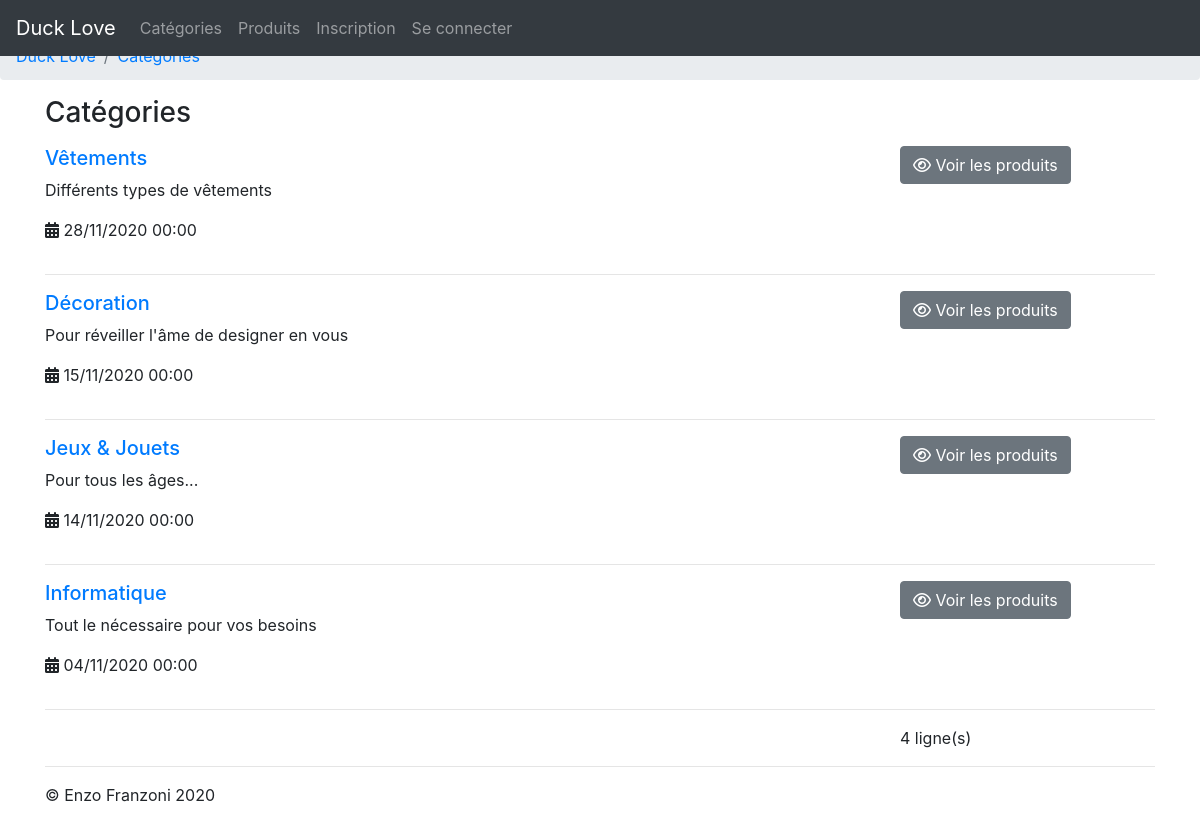
/categories.php, run on the app's committed database.
### tables this page shows
CREATE TABLE IF NOT EXISTS `category` (
  `id` int(11) NOT NULL AUTO_INCREMENT,
  `name` varchar(50) NOT NULL,
  `description` varchar(200) NOT NULL,
  `published` tinyint(1) NOT NULL,
  `create_date` datetime NOT NULL,
  PRIMARY KEY (`id`)
);

### includes/message.php (called while the page is built, shortened)
<?php
class Message {
    private static $blocking = false;
    public static function isBlocking() {
        return self::$blocking;
    }
}

### includes/functions.php (called while the page is built, shortened)
<?php
class Functions {
    public static function checkNull($string) {
        if (is_null($string)) {
            return true;
        } elseif (is_string($string)) {
            $string = strtolower($string);
            return ($string == 'null');
        }
        return false;
    }
}

### objects/category.php (called while the page is built, shortened)
<?php
class Category {
    private
            $id,
            $name,
            $description,
            $published,
            $create_date;
    public function __construct($id = null, $name = null, $description = null, $published = null, $create_date = null) {
        $this->published = $published;
    }
    public function getCategoryTotal() {
        $pdo = Db::getInstance();
        $query = "SELECT COUNT(*) FROM `category` WHERE (published = :published OR :published IS NULL)";
        $exe = $pdo->prepare($query);
        $exe->bindValue('published', $this->published, PDO::PARAM_INT);
        if (!$exe->execute()) {
            throw new Exception(CATEGORY_GET_CATEGORY_TOTAL_SELECT_ERROR);
        }
        $categoryCount = $exe->fetchColumn();
        return $categoryCount;
    }
    public function getItemCategoryList($item_id = null, $offset = 0, $count = null) {
        $pdo = Db::getInstance();
        $query = "SELECT `c`.`id`, `name`, `description`, `published`, `create_date` FROM `category` AS `c` INNER JOIN `category_item` AS `ci` ON `ci`.`category_id` = `c`.`id` WHERE (published = :published OR :published IS NULL) AND (`item_id` = :item_id OR :item_id IS NULL) GROUP BY `c`.`id` ORDER BY `create_date` DESC LIMIT :offset, :count";
        $exe = $pdo->prepare($query);
        $exe->bindValue('published', $this->published, PDO::PARAM_INT);
        $exe->bindValue('item_id', $item_id, PDO::PARAM_INT);
        $exe->bindValue('offset', $offset, PDO::PARAM_INT);
        $exe->bindValue('count', $count, PDO::PARAM_INT);
        if (!$exe->execute()) {
            throw new Exception(CATEGORY_GET_CATEGORY_LIST_EXECUTE_ERROR);
        }
        $categoryList = [];
        while ($res = $exe->fetch(PDO::FETCH_OBJ)) {
            $this->published = (int) $res->published;
            $categoryList[] = clone $this;
        }
        return $categoryList;
    }
    public function __get($property) {
        if (property_exists($this, $property)) {
            return $this->$property;
        }
    }
}

### includes/pagination.php (called while the page is built, shortened)
<?php
class Pagination {
    public static function count($total, $current, $row) {
        $counter = '';
        $counter .= sprintf(PAGINATION_ROW_COUNTER, $row);
        return ($counter);
    }
}

### categories.php (the view, shortened to what this page needs)
<?php
try {
    $category = new Category;
    $category->published = 1;
    $total = $category->getCategoryTotal();
    $count = DEFAULT_ROWS_PER_PAGE;
    $pageNum = ceil($total / $count);
    $current = 1;
    $offset = ($current * $count - $count);
    $categoryList = $category->getItemCategoryList(null, $offset, $count);
} catch (Exception $ex) {
    Message::addError($ex->getMessage(), true);
}
require_once('includes/header.php');
?>
<div class="container">
    <?php
    if (!Message::isBlocking()) {
        ?>
        <h1 class="h3 mb-3"><?php echo CATEGORIES_TITLE ?></h1>
        <?php
        foreach ($categoryList as $i => $category) {
            ?>
            <div class="row">
                <div class="col-md-9">
                    <h2 class="h5">
                        <a href="items.php?category_id=<?php echo $category->id ?>"><?php echo $category->name ?></a>
                    </h2>
                    <p>
                        <?php echo $category->description ?>
                    </p>
                    <?php if (!Functions::checkNull($category->create_date)) { ?>
                        <p>
                            <span class="fa fa-calendar"></span>
                            <?php
                            $category_create_date = new DateTime($category->create_date);
                            echo $category_create_date->format('d/m/Y H:i');
                            ?>
                        </p>
                    <?php } ?>
                </div>
                <div class="col-md-3">
                    <a class="btn btn-secondary" href="items.php?category_id=<?php echo $category->id ?>" role="button"><span class="fa fa-eye"></span> <?php echo CATEGORY_LINK ?></a>
                </div>
            </div>
            <hr>
            <?php
        }
        ?>
        <div class="row">
            <div class="col-md-9">
            </div>
            <div class="col-md-3">
                <?php echo Pagination::count($pageNum, $current, $total); ?>
            </div>
        </div>
    <?php } ?>
    <hr>
</div>
<?php
require_once('includes/footer.php');

### data on the page
category: name "Vêtements", description "Différents types de vêtements", create_date "28/11/2020 00:00"
category: name "Décoration", description "Pour réveiller l'âme de designer en vous", create_date "15/11/2020 00:00"
category: name "Jeux & Jouets", description "Pour tous les âges...", create_date "14/11/2020 00:00"
category: name "Informatique", description "Tout le nécessaire pour vos besoins", create_date "04/11/2020 00:00"

### other printed values
PROJECT_NAME "Duck Love"
CATEGORIES_MENU "Catégories"
ITEMS_MENU "Produits"
SUBSCRIBE_MENU "Inscription"
LOGIN_MENU "Se connecter"
$bcLabel "Catégories"
CATEGORIES_TITLE "Catégories"
Pagination::count($pageNum, $current, $total) "4 ligne(s)"
